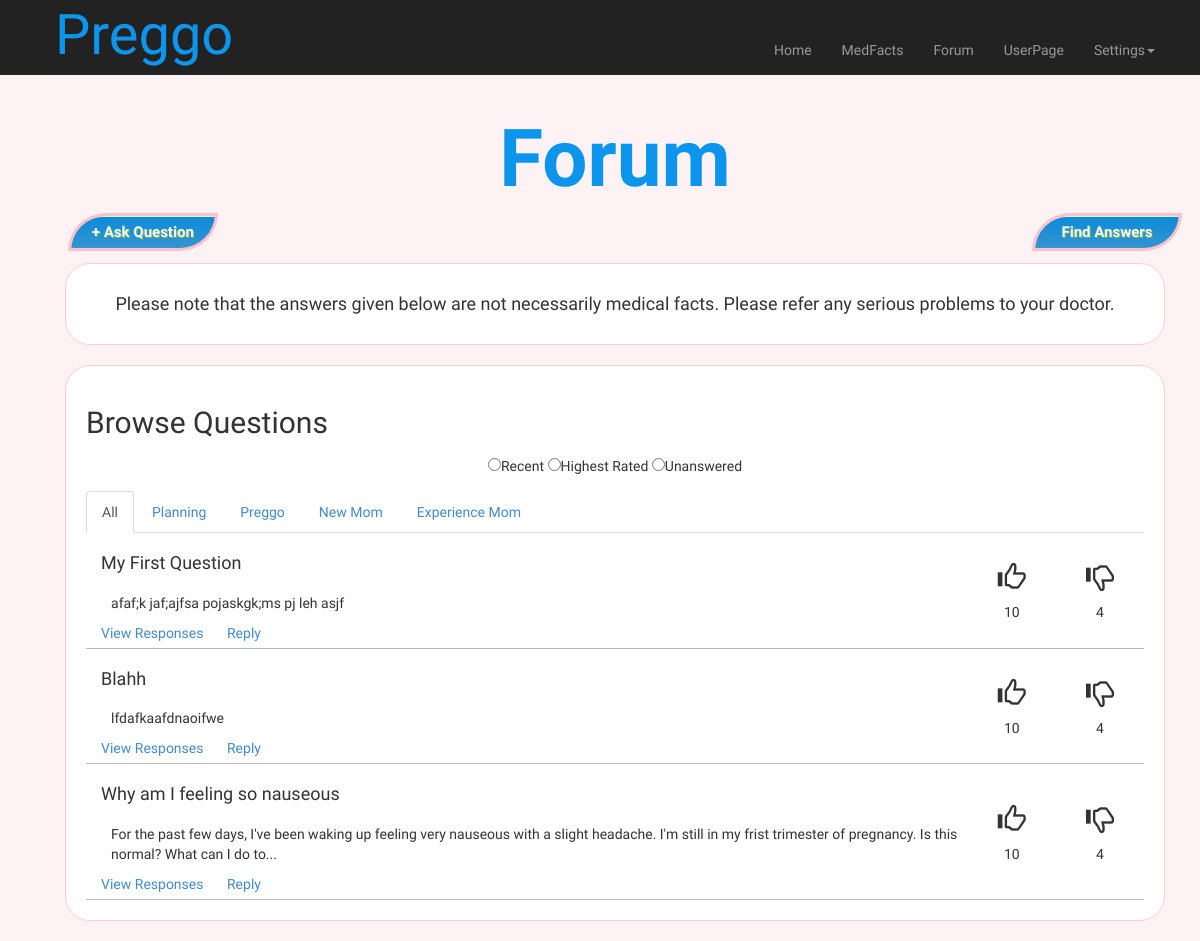
Page /preggo/forum/ on the earlier database version.
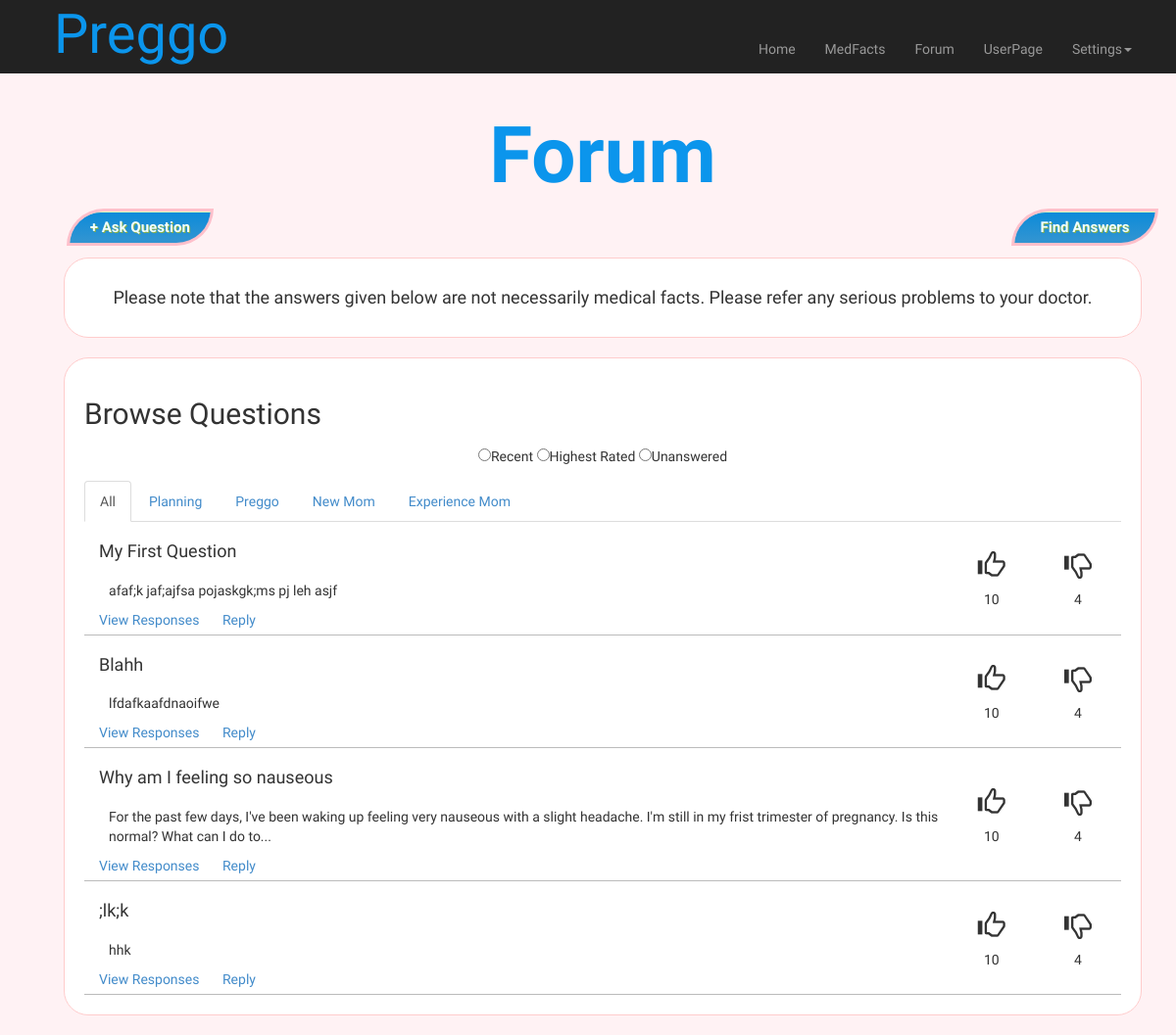
Same page on the later database version.
### preggo/models.py (models this page shows, shortened)
class Question(models.Model):
	user = models.ForeignKey(User)
	title = models.CharField(max_length = 128)
	content = models.TextField()
	upvotes = models.IntegerField(default=0)
	downvotes = models.IntegerField(default=0)

### preggo/views.py (the view)
def forum(request):
	context = RequestContext(request)
	question_list = Question.objects.all()
	for quest in question_list:
		quest.url = quest.title.replace(' ', '_')
	context_dict = {"questions": question_list}
	return render_to_response('preggo/forum.html', context_dict, context)

### templates/preggo/forum.html (shortened to what this page needs)
{% extends "preggo/base.html" %}
{% load static %}
{% block content %}
<div class="container">
  <h1 class="pageTitle">Forum</h1>
  <div class="buttons">
    <a href="/preggo/add_question"><button class="buttonFormat-fran" id="ask_question" align="left"> + Ask Question </button></a>
    <a href="#" class="pull-right"><button class="buttonFormat-fran" id="find_answers" align="right"> Find Answers </button></a>
  </div>
  <div class="section" id="warning-note"><h4>Please note that the answers given below are not necessarily medical facts. Please refer any serious problems to your doctor.<h4></div>
  <div class="browse_questions section">
    <h2>Browse Questions</h2>
    <form class="filters" ction="">
      <input type="radio" name="browse_filter" value="recent">Recent
      <input type="radio" name="browse_filter" value="highest_rated">Highest Rated
      <input type="radio" name="browse_filter" value="unanswered">Unanswered
    </form>
    <ul id="tabs" class="nav nav-tabs" data-tabs="tabs">
      <li class="active"><a href="#tab1" data-toggle="tab">All</a></li>
      <li><a href="#tab2" data-toggle="tab">Planning</a></li>
      <li><a href="#tab3" data-toggle="tab">Preggo</a></li>
      <li><a href="#tab4" data-toggle="tab">New Mom</a></li>
      <li><a href="#tab5" data-toggle="tab">Experience Mom</a></li>
    </ul>
    <div id="my-tab-content" class="tab-content">
      <div class="tab-pane active " id="tab1">
      {% if questions %}
        <div class="quest-list">
        {% for question in questions %}
        <div class="row question-list">
          <div class="col-md-10">
            <h4>{{ question.title }}</h4>
            <div class="question-content">{{ question.content }}</div>
            <div class="question-footer">
              <a href='/preggo/question/{{question.url}}'>View Responses</a>
              <a href='/preggo/question/{{question.url}}/add_answer' >Reply</a>
            </div>
          </div>
          <div class="thumbs-container col-md-1">
            <span class="glyphicon glyphicon-thumbs-up"></span>
            <div class="votes">10</div>
          </div>
          <div class="thumbs-container col-md-1">
            <span class="glyphicon glyphicon-thumbs-down"></span>
            <div class="votes">4</div>
          </div>
        </div>
        {% endfor %}
        </div>
      {% endif %}
      </div>
    </div>
  </div>
</div>
{% endblock %}

### templates/preggo/base.html (shortened to what this page needs)
{% load static %}
<!DOCTYPE html>
<html>
    <head>
        <link href="{{ STATIC_URL }}css/bootstrap.min.css" rel="stylesheet">
        <link href="{{ STATIC_URL }}css/main.css" rel="stylesheet">
        <link href="{{ STATIC_URL }}css/welcome.css" rel="stylesheet">
        <link href="{{ STATIC_URL }}css/medfacts.css" rel="stylesheet">
        <link href="{{ STATIC_URL }}css/forum.css" rel="stylesheet">
        <link href="{{ STATIC_URL }}css/userpage.css" rel="stylesheet">
    </head>
    <body>
        <div class="navbar navbar-inverse" id="main-nav" role="navigation">
            <div class="container">
                <div class="navbar-header">
                    <a class="navbar-brand" id="logo" href="#">Preggo</a>
                </div>
                <div class="collapse navbar-collapse">
                    <ul class="nav navbar-nav navbar-right" id="menu-items">
                        <li><a class="nav-links" href="/preggo/">Home</a></li>
                        <li><a href="/preggo/medfacts">MedFacts</a></li>
                        <li><a href="/preggo/forum">Forum</a></li>
                        {% if user.is_authenticated %}
                             <li><a href="/preggo/{{user.username}}">UserPage</a></li>
                        {% else %}
                            <li><a href="#">UserPage</a></li>
                        {% endif %}
                        <li class="dropdown">
                            <a href="#" class="dropdown-toggle" data-toggle="dropdown">Settings<b class="caret"></b></a>
                        </li>
                    </ul>
                </div>
            </div>
        </div>
        <div class="container">
            {% block content %}{% endblock %}
        </div>
    </body>
</html>

### static/css/main.css (style rules this page uses)
.buttonFormat-fran { -moz-box-shadow:inset 0px 1px 0px 0px #d9fbbe; -webkit-box-shadow:inset 0px 1px 0px 0px #d9fbbe; box-shadow:inset 0px 1px 0px 0px #d9fbbe; background:-webkit-gradient( linear, left top, left bottom, color-stop(0.05, #0d8bd9), color-stop(1, #3495d1) ); background:-moz-linear-gradient( center top, #0d8bd9 5%, #3495d1 100% ); filter:progid:DXImageTransform.Microsoft.gradient(startColorstr='#0d8bd9', endColorstr='#3495d1'); background-color:#0d8bd9; -webkit-border-top-left-radius:42px; -moz-border-radius-topleft:42px; border-top-left-radius:42px; -webkit-border-top-right-radius:0px; -moz-border-radius-topright:0px; border-top-right-radius:0px; -webkit-border-bottom-right-radius:42px; -moz-border-radius-bottomright:42px; border-bottom-right-radius:42px; -webkit-border-bottom-left-radius:0px; -moz-border-radius-bottomleft:0px; border-bottom-left-radius:0px; text-indent:0; border:3px solid #FFC0CB; display:inline-block; color:#F0FFFF; font-size:15px; font-weight:bold; font-style:normal; line-height:30px; width:150px; text-decoration:none; text-align:center; text-shadow:1px 1px 0px #86ae47; }
.buttons { position: relative; height: 30px; margin-bottom: 20px; }
.pageTitle { font-size: 80px; font-weight: bold; color: #0b95ec; font-family: 'Ruluko', 'sans-serif'; position: relative; text-align: center; }
.filters { margin: 15px; }
[class*="col-"] { float: none; display: table-cell; vertical-align: top; }
.thumbs-container { text-align: center; vertical-align: middle; height: 100%; }
span.glyphicon-thumbs-up, span.glyphicon-thumbs-down { font-size: 2em; }
.votes { margin-top: .5em; }
form { text-align: center; vertical-align: middle; }
input { margin: 10px; font: 16px; }
#main-nav { border: none; border-radius: 0px; height: 75px; color: #000000; }
#logo { color: #0b95ec; font-size: 4em; margin: 10px; }
#menu-items { margin-top: 25px; }
body { font-family: 'Ruluko', 'sans-serif'; }
body { background-color: rgba(255, 192, 203, 0.2); }
.section { border: 1px solid #fcc; background-color: #fff; border-radius: 25px; padding: 20px; margin: 20px; }

### static/css/forum.css (style rules this page uses)
#warning-note { text-align: center; margin-top: 20px; }
#ask_question { position: relative; left: 2%; float: left; }
#find_answers { position: relative; right: 2%; float: right; }
.question-list > [class*="col-"] { border-bottom: 1px solid #bbb; padding-top: 10px; padding-bottom: 5px; }
.quest-list { display: table; }
.question-content { float: left; margin: 10px; display: block; width: 100%; }
.question-footer { display: block; }
.question-footer > a { margin-right: 20px; }
.question-list { display: table-row; width: 100%; border-bottom: 1px solid #ddd; }

Differences in the rows shown:
added Question: title ";lk;k", content "hhk"
